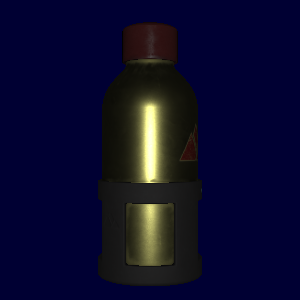

Write Python code to recreate this figure.
#!/usr/bin/env python

# Import a glTF GLB file (WaterBottle) with PBR materials and render.

import os

import vtkmodules.vtkInteractionStyle  # noqa: F401
import vtkmodules.vtkRenderingFreeType  # noqa: F401
import vtkmodules.vtkRenderingOpenGL2  # noqa: F401

from vtkmodules.vtkIOImport import vtkGLTFImporter
from vtkmodules.vtkRenderingCore import (
    vtkRenderWindow,
    vtkRenderWindowInteractor,
    vtkRenderer,
)

# Source
data_dir = os.environ.get("VPE_DATA_DIR", os.path.dirname(os.path.abspath(__file__)))

# Import glTF
gltf_importer = vtkGLTFImporter()
gltf_importer.SetFileName(os.path.join(data_dir, "glTF", "WaterBottle", "WaterBottle.glb"))
gltf_importer.ImportArmatureOn()
gltf_importer.SetCamera(-1)

# Renderer
renderer = vtkRenderer()
renderer.SetBackground(0.0, 0.0, 0.2)

# Render window
render_window = vtkRenderWindow()
render_window.AddRenderer(renderer)
render_window.SetWindowName("gltf importer pbr")
render_window.SetMultiSamples(0)
render_window.SetSize(300, 300)

# Interactor
interactor = vtkRenderWindowInteractor()
interactor.SetRenderWindow(render_window)

gltf_importer.SetRenderWindow(render_window)
gltf_importer.Update()

interactor.Initialize()
interactor.Start()
